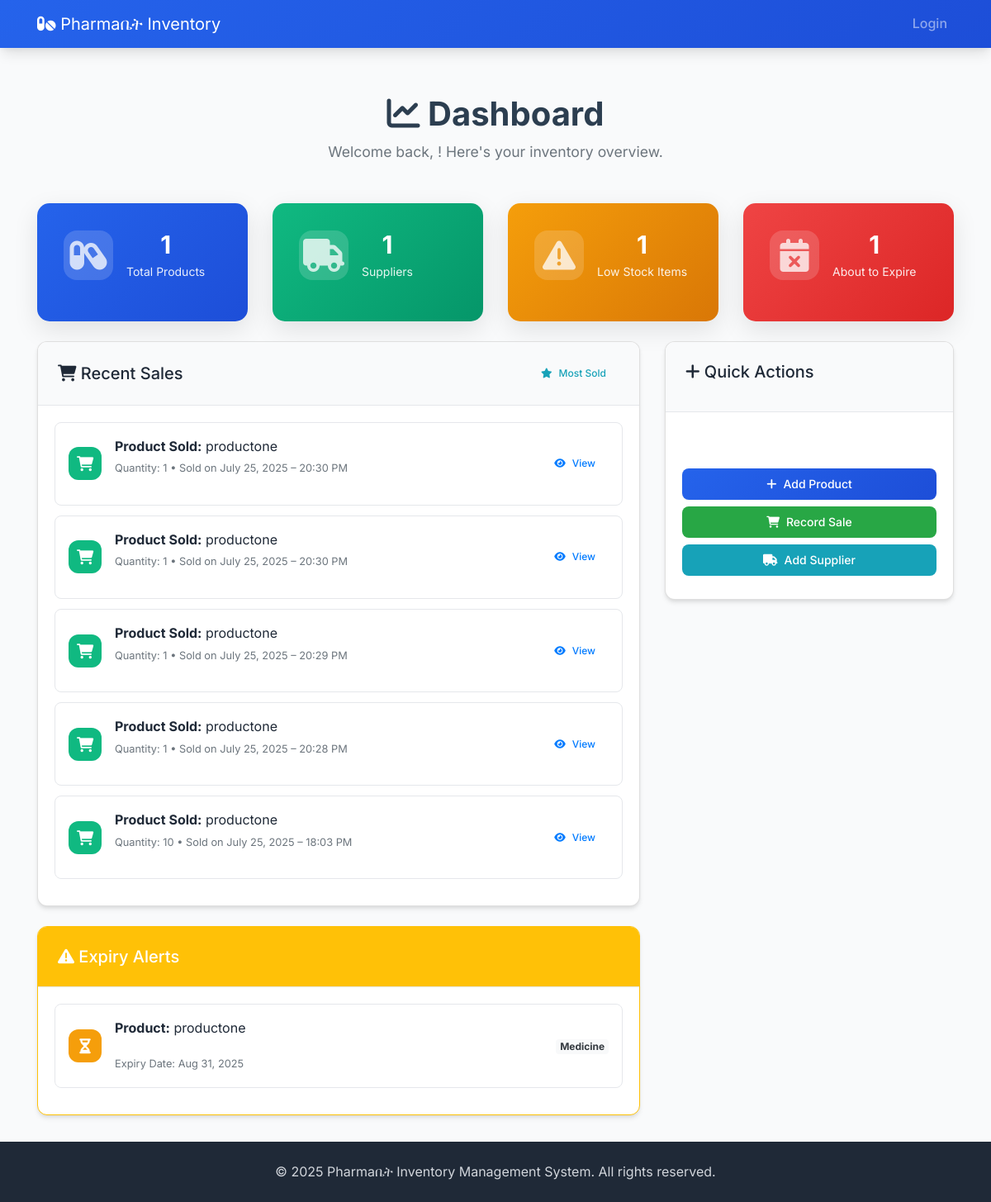
The app's page /inventory/dashboard, older data.
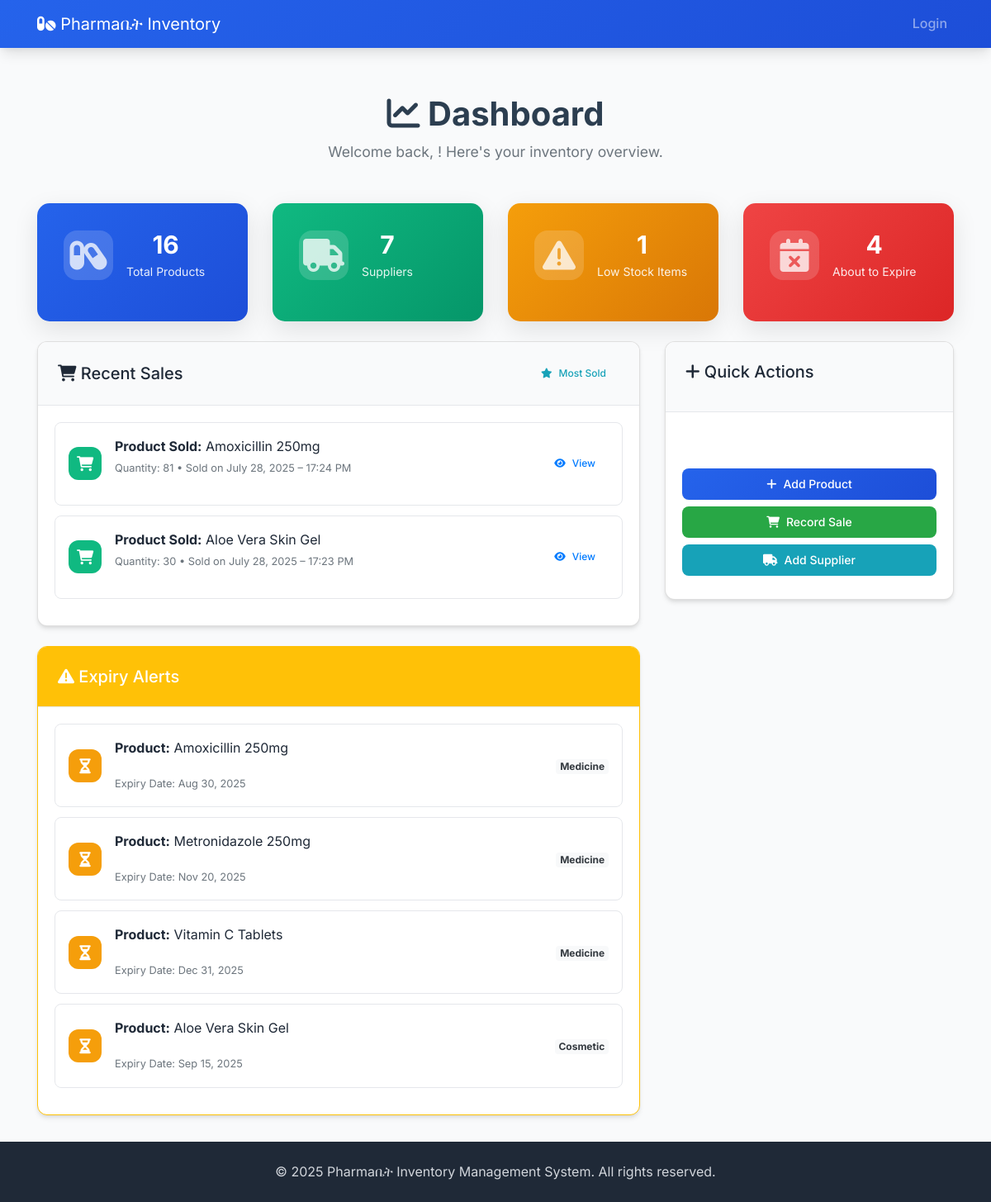
The same page, newer data.
### inventory/models.py (models this page shows, shortened)
class SoldProduct(models.Model):
    sale = models.ForeignKey("Sale", on_delete = models.CASCADE, related_name="sold_items")
    product = models.ForeignKey("Product", on_delete=models.CASCADE)
    quantity = models.PositiveIntegerField()

class Product(models.Model):
    product_name = models.CharField(max_length=25)
    CATEGORY_CHOICES = [('medicine','Medicine'),('cosmetic','Cosmetic')]
    category = models.CharField(max_length = 10,choices=CATEGORY_CHOICES)
    quantity = models.PositiveIntegerField()
    threshold = models.PositiveIntegerField()
    expiry_date = models.DateField()
    created_at = models.DateTimeField(auto_now_add=True)
    supplier= models.ManyToManyField(Supplier)
    slug = models.SlugField(default = "", null = False,db_index=True)

class Sale(models.Model):
    sold_at = models.DateTimeField(auto_now_add=True)

### inventory/views.py (the view)
# urls.py: path("dashboard",views.dashboard,name="dashboard"),
def dashboard(request):
    cos_products = Product.objects.filter(category='cosmetic')
    cos_count =cos_products.count()
    med_products = Product.objects.filter(category='medicine')
    med_count=med_products.count()
    suppliers = Supplier.objects.all()
    sup_count = suppliers.count()
    products = Product.objects.all()
    low_count = 0
    product_count = 0
    exp_count = 0
    product_list =[]
    for product in products:
        product_count +=1
        if product.quantity < product.threshold or product.quantity == product.threshold:
            in_stock = False
            low_count+=1
        else:
            in_stock = True
    for product in products:
        exp = product.expiry_date
        today = date.today()
        six_month_later = today + relativedelta(months=6)
        if exp <= six_month_later:
            product_list.append(product)
            exp_count += 1
    sold = SoldProduct.objects.order_by('-sale__sold_at')[:5]
    return render(request,"inventory/dashboard.html",{
        "med_count":med_count,
        "cos_count":cos_count,
        "sup_count":sup_count,
        "in_stock": in_stock,
        "low_count": low_count,
        "total":product_count,
        "exp_count":exp_count,
        "product_list":product_list,
        "sold":sold
    })

### inventory/templates/inventory/dashboard.html (shortened to what this page needs)
{% extends 'inventory/base.html' %}
{% load static %}
{% block content %}
<div class="dashboard-container">
    <div class="dashboard-header">
        <h1 class="dashboard-title">
            <i class="fas fa-chart-line"></i> Dashboard
        </h1>
        <p class="dashboard-subtitle">Welcome back, {{ user.email }}! Here's your inventory overview.</p>
    </div>
    <div class="row">
        <div class="col-md-3 mb-4">
            <div class="stat-card bg-primary">
                <div class="stat-icon">
                    <i class="fas fa-capsules"></i>
                </div>
                <div class="stat-content">
                    <h3>{{ total }}</h3>
                    <p>Total Products</p>
                </div>
            </div>
        </div>
        <div class="col-md-3 mb-4">
            <div class="stat-card bg-success">
                <div class="stat-icon">
                    <i class="fas fa-truck"></i>
                </div>
                <div class="stat-content">
                    <h3>{{ sup_count }}</h3>
                    <p>Suppliers</p>
                </div>
            </div>
        </div>
        <div class="col-md-3 mb-4">
            <div class="stat-card bg-warning">
                <div class="stat-icon">
                    <i class="fas fa-exclamation-triangle"></i>
                </div>
                <div class="stat-content">
                    <h3>{{ low_count }}</h3>
                    <p>Low Stock Items</p>
                </div>
            </div>
        </div>
        <div class="col-md-3 mb-4">
            <div class="stat-card bg-danger">
                <div class="stat-icon">
                    <i class="fas fa-calendar-times"></i>
                </div>
                <div class="stat-content">
                    <h3>{{ exp_count }}</h3>
                    <p>About to Expire</p>
                </div>
            </div>
        </div>
    </div>
    <div class="row">
        <div class="col-md-8">
            <div class="card mb-4">
                <div class="card-header d-flex justify-content-between align-items-center">
                    <h5 class="card-title mb-0">
                        <i class="fas fa-shopping-cart"></i> Recent Sales
                    </h5>
                    <a href="{% url 'inventory:most-selled' %}" class="btn btn-sm btn-outline-info">
                        <i class="fas fa-star"></i> Most Sold
                    </a>
                </div>
                <div class="card-body">
                    <div class="activity-list">
                        {% if sold %}
                            {% for sale in sold %}
                                <div class="activity-item">
                                    <div class="activity-icon bg-success text-white">
                                        <i class="fas fa-shopping-cart"></i>
                                    </div>
                                    <div class="activity-content">
                                        <p>
                                            <strong>Product Sold:</strong> {{ sale.product.product_name }}<br>
                                            <span class="text-muted small">
                                                Quantity: {{ sale.quantity }} • Sold on {{ sale.sale.sold_at|date:"F d, Y – H:i A" }}
                                            </span>
                                        </p>
                                    </div>
                                    <div class="activity-amount">
                                        <a href="{% url 'inventory:product_detail' sale.product.slug %}" class="btn btn-sm btn-outline-primary">
                                            <i class="fas fa-eye"></i> View
                                        </a>
                                    </div>
                                </div>
                            {% endfor %}
                        {% else %}
                            <div class="empty-state text-center">
                                <i class="fas fa-inbox fa-2x text-muted"></i>
                                <p class="text-muted">No recent sales</p>
                            </div>
                        {% endif %}
                    </div>
                </div>
            </div>
            <div class="card border-warning">
                <div class="card-header bg-warning text-white">
                    <h5 class="card-title mb-0">
                        <i class="fas fa-exclamation-triangle"></i> Expiry Alerts
                    </h5>
                </div>
                <div class="card-body">
                    <div class="activity-list">
                        {% if product_list %}
                            {% for product in product_list %}
                                <div class="activity-item">
                                    <div class="activity-icon bg-warning text-white">
                                        <i class="fas fa-hourglass-half"></i>
                                    </div>
                                    <div class="activity-content">
                                        <p>
                                            <strong>Product:</strong> {{ product.product_name }}
                                        </p>
                                        <small class="text-muted">
                                            Expiry Date: {{ product.expiry_date|date:"M d, Y" }}
                                        </small>
                                    </div>
                                    <div class="activity-amount">
                                        <span class="badge bg-light text-dark">
                                            {{ product.category|title }}
                                        </span>
                                    </div>
                                </div>
                            {% endfor %}
                        {% else %}
                            <div class="empty-state text-center">
                                <i class="fas fa-check-circle fa-2x text-muted"></i>
                                <p class="text-muted">No products expiring soon</p>
                            </div>
                        {% endif %}
                    </div>
                </div>
            </div>
        </div>
        <div class="col-md-4">
            <div class="card">
                <div class="card-header">
                    <h5 class="card-title">
                        <i class="fas fa-plus"></i> Quick Actions
                    </h5>
                </div>
                <div class="card-body">
                    <div class="quick-actions">
                        <a href="{% url 'add-product' %}" class="btn btn-primary btn-block mb-2">
                            <i class="fas fa-plus"></i> Add Product
                        </a>
                        <a href="{% url 'sell-product' %}" class="btn btn-success btn-block mb-2">
                            <i class="fas fa-shopping-cart"></i> Record Sale
                        </a>
                        <a href="{% url 'add-supplier' %}" class="btn btn-info btn-block mb-2">
                            <i class="fas fa-truck"></i> Add Supplier
                        </a>
                    </div>
                </div>
            </div>
        </div>
    </div>
</div>
{% endblock %}

### inventory/templates/inventory/base.html (shortened to what this page needs)
<!DOCTYPE html>
<html lang="en">
<head>
    {% load static %}
    <link rel="stylesheet" href="https://stackpath.bootstrapcdn.com/bootstrap/4.5.2/css/bootstrap.min.css">
    <link rel="stylesheet" href="{% static 'inventory/style.css' %}">
    <link href="https://cdnjs.cloudflare.com/ajax/libs/font-awesome/6.0.0/css/all.min.css" rel="stylesheet">
</head>
<body>
    <nav class="navbar navbar-expand-lg navbar-dark bg-dark">
        <div class="container">
            <a class="navbar-brand" href="{% url 'dashboard' %}">
                <i class="fas fa-pills"></i> Pharmaቤት Inventory
            </a>
            <div class="collapse navbar-collapse" id="navbarNav">
                <ul class="navbar-nav ml-auto">
                    {% if user.is_authenticated %}
                        <li class="nav-item">
                            <a class="nav-link" href="{% url 'dashboard' %}">
                                <i class="fas fa-home"></i> Dashboard
                            </a>
                        </li>
                        <li class="nav-item">
                            <a class="nav-link" href="{% url 'products' %}">
                                <i class="fas fa-capsules"></i> Products
                            </a>
                        </li>
                        <li class="nav-item">
                            <a class="nav-link" href="{% url 'suppliers' %}">
                                <i class="fas fa-truck"></i> Suppliers
                            </a>
                        </li>
                        <li class="nav-item dropdown">
                            <a class="nav-link dropdown-toggle" href="#" id="navbarDropdown" role="button" data-toggle="dropdown" aria-haspopup="true" aria-expanded="false">
                                <i class="fas fa-user"></i> {{ user.email }}
                            </a>
                            <div class="dropdown-menu" aria-labelledby="navbarDropdown">
                                <a class="dropdown-item" href="{% url 'change_password' %}">Change Password</a>
                                {% if user.role == 'admin' %}
                                    <a class="dropdown-item" href="{% url 'register' %}">Register Staff</a>
                                {% endif %}
                                <div class="dropdown-divider"></div>
                                <form method="post" action="{% url 'logout' %}">
                                    {% csrf_token %}
                                    <button type="submit" class="dropdown-item">Logout</button>
                                </form>
                            </div>
                        </li>
                    {% else %}
                        <li class="nav-item">
                            <a class="nav-link" href="{% url 'login' %}">Login</a>
                        </li>
                    {% endif %}
                </ul>
            </div>
        </div>
    </nav>
    <main class="container mt-4">
        {% block content %}
        {% endblock %}
    </main>
    <footer class="footer bg-light py-3 mt-4">
        <div class="container text-center">
            <p>&copy; {% now "Y" %} Pharmaቤት Inventory Management System. All rights reserved.</p>
        </div>
    </footer>
</body>
</html>

Row changes from the older to the newer data that the page shows:
removed SoldProduct: product.product_name "productone", quantity "1", sale.sold_at "July 25, 2025 – 20:30 PM"
removed SoldProduct: product.product_name "productone", quantity "1", sale.sold_at "July 25, 2025 – 20:30 PM"
removed SoldProduct: product.product_name "productone", quantity "1", sale.sold_at "July 25, 2025 – 20:29 PM"
removed SoldProduct: product.product_name "productone", quantity "1", sale.sold_at "July 25, 2025 – 20:28 PM"
removed SoldProduct: product.product_name "productone", quantity "10", sale.sold_at "July 25, 2025 – 18:03 PM"
removed Product: product_name "productone", expiry_date "Aug 31, 2025", category "Medicine"
added SoldProduct: product.product_name "Amoxicillin 250mg", quantity "81", sale.sold_at "July 28, 2025 – 17:24 PM"
added SoldProduct: product.product_name "Aloe Vera Skin Gel", quantity "30", sale.sold_at "July 28, 2025 – 17:23 PM"
added Product: product_name "Amoxicillin 250mg", expiry_date "Aug 30, 2025", category "Medicine"
added Product: product_name "Metronidazole 250mg", expiry_date "Nov 20, 2025", category "Medicine"
added Product: product_name "Vitamin C Tablets", expiry_date "Dec 31, 2025", category "Medicine"
added Product: product_name "Aloe Vera Skin Gel", expiry_date "Sep 15, 2025", category "Cosmetic"
Text that changed along with them:
{{ total }}: "1" → "16"
{{ sup_count }}: "1" → "7"
{{ exp_count }}: "1" → "4"
